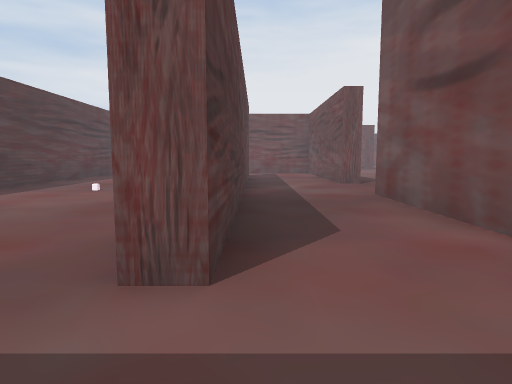
view 1 (above)

18 first-person views from a walk through a level from a Godot 3-D game. The camera is 1.4 m above the floor, tilts 6° down and sees 75° across. The floor is counted in squares, 2 m on a side. Each view is taken from the middle of a square. On the plan, view 1 faces up. The plan holds only what a view shows up to about 10 squares ahead; the rest is blank. The place goes on beyond the plan. Characters and animated objects are left out. Some surface patterns are stand-ins.

view 2
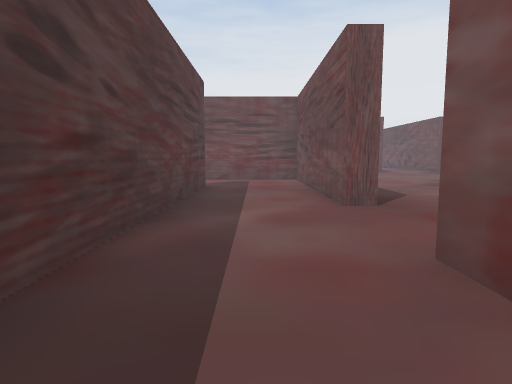

view 3
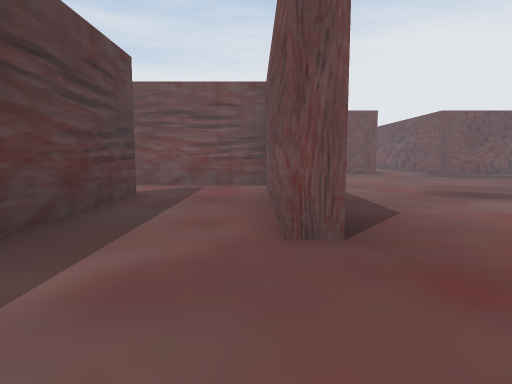

view 4
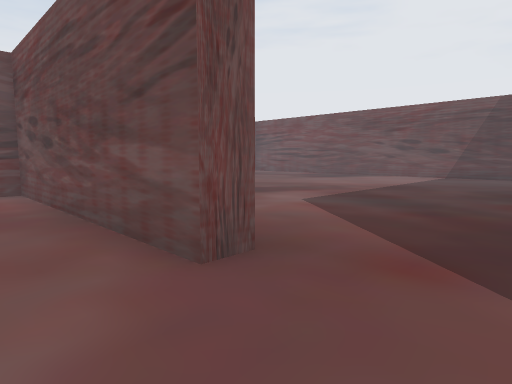

view 5
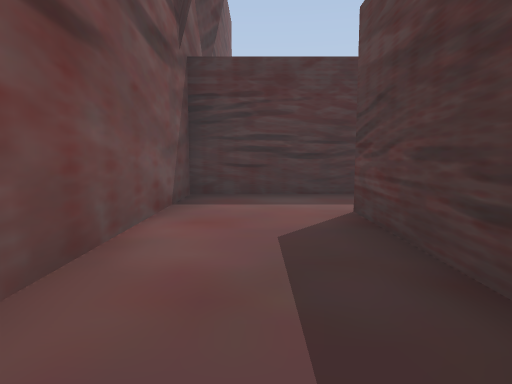

view 6
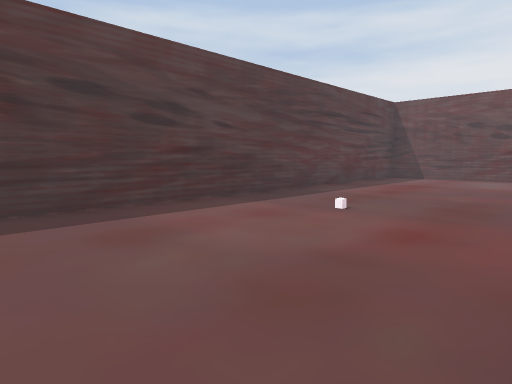

view 7
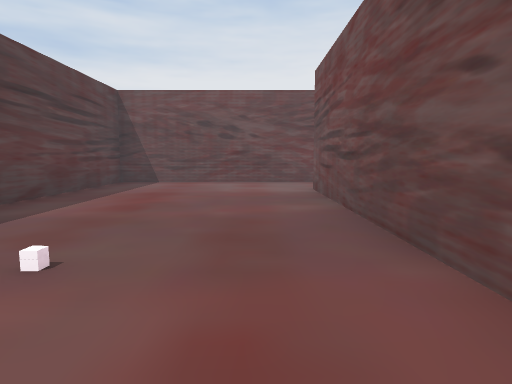

view 8
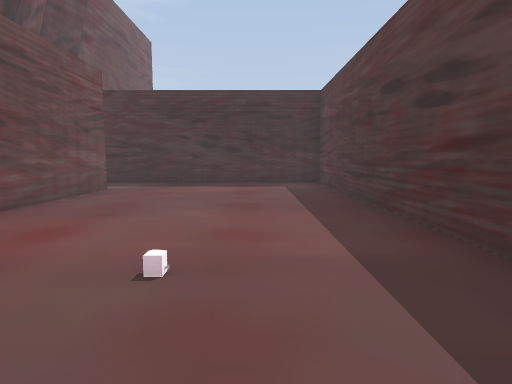

view 9
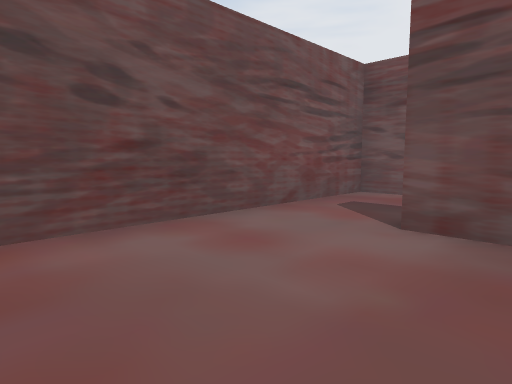

view 10
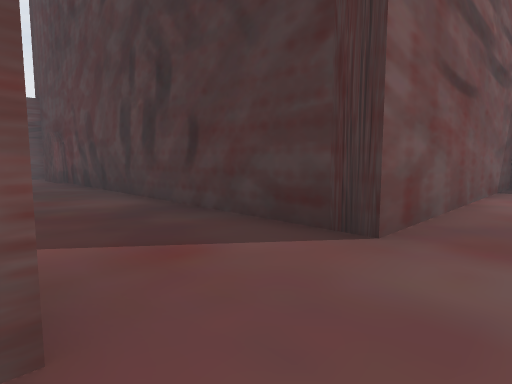

view 11
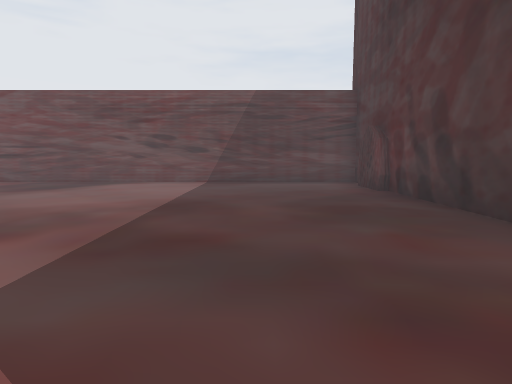

view 12
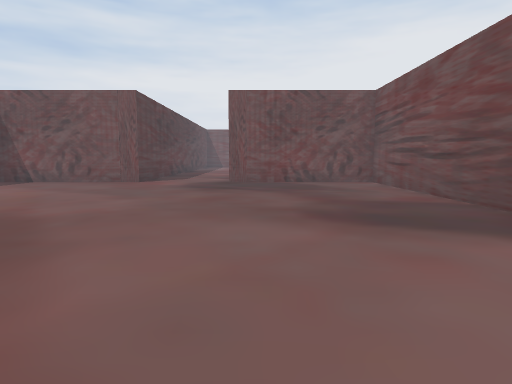

view 13
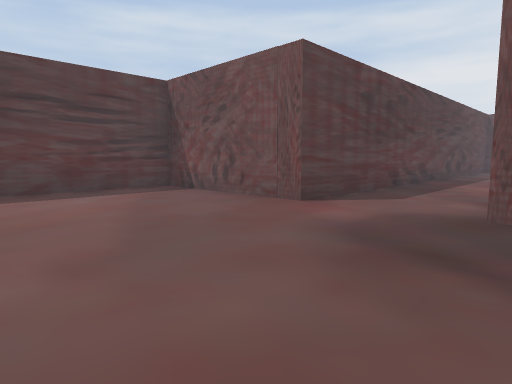

view 14
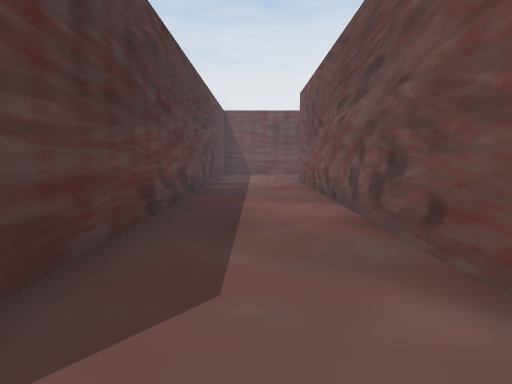

view 15
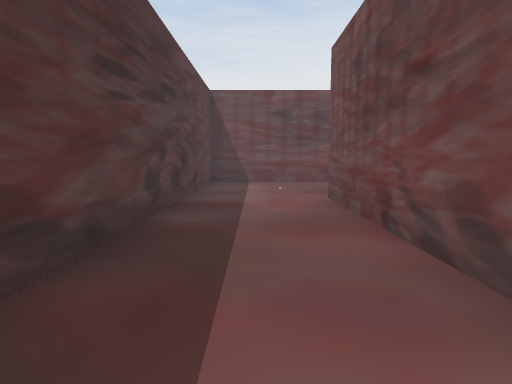

view 16
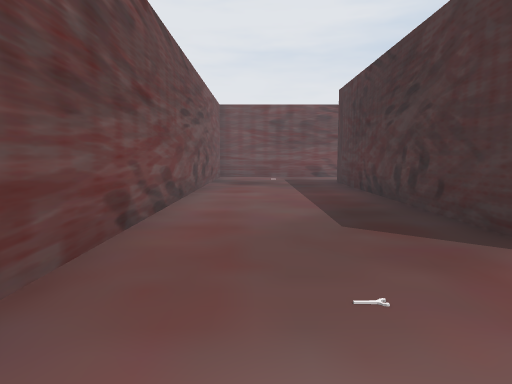

view 17
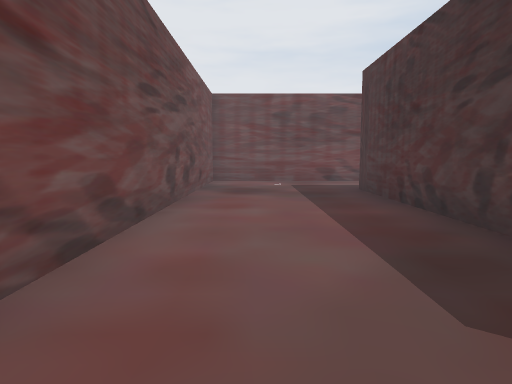

view 18
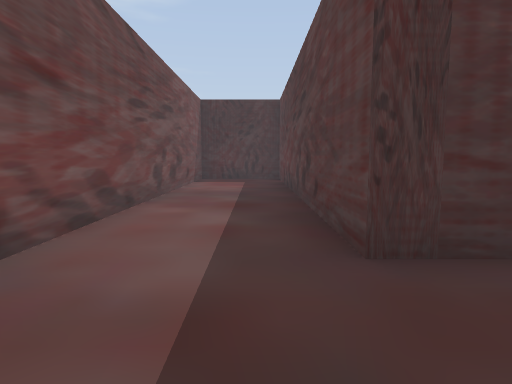

### Floor plan
Ten units are one square. View 1 is at (0, 0); x grows to the right and y downward. Boxes are objects, and circles mark ways between rooms. Rooms are numbered by the first view taken in them; rooms with no view inside come last. Other rooms are left out.
<svg viewBox="-63 -328 255 335">
<path fill="none" stroke="#000" d="M22 -88 22 -143 -5 -143M-3 -124 -3 -18M-5 2 22 2 22 -63M-8 -65 -8 -124M-3 -18 -8 -18 -8 -49M-5 -143 -58 -143 -58 2 -5 2M93 -205 93 -289M187 -210 187 -323 68 -323 68 -193 27 -193 27 -159M99 -288 162 -288 162 -213M29 -88 22 -88M108 -65 122 -65M132 -61 132 -193 92 -193M22 -63 110 -63"/>
<circle cx="0" cy="-135" r="3" fill="#2a7"/>
<circle cx="0" cy="-5" r="3" fill="#2a7"/>
<circle cx="30" cy="-75" r="3" fill="#2a7"/>
<text x="10" y="-70">1</text>
<text x="-30" y="-70">2</text>
<text x="100" y="-190">3</text>
</svg>
Room 1 opens to room 2. Room 1 opens to room 3.

Where each view was taken, in squares from view 1:
view 1: 0 up, 0 right, facing up
view 2: 4 up, 1 right, facing up
view 3: 6 up, 2 right, facing up
view 4: 7 up, 1 right, facing up-right
view 5: 6 up, 1 right, facing down
view 6: 3 up, 1 left, facing up-left
view 7: 5 up, 2 left, facing up
view 8: 9 up, 4 left, facing down
view 9: 11 up, 4 left, facing up-right
view 10: 9 up, 1 right, facing down-right
view 11: 9 up, 4 right, facing right
view 12: 10 up, 10 right, facing up
view 13: 15 up, 10 right, facing up-left
view 14: 19 up, 8 right, facing up
view 15: 23 up, 8 right, facing up
view 16: 31 up, 7 right, facing right
view 17: 31 up, 9 right, facing right
view 18: 31 up, 17 right, facing down
